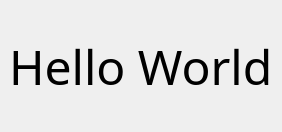
<?xml version="1.0" encoding="UTF-8"?>
<ui version="4.0">
 <class>MainWindow</class>
 <widget class="QMainWindow" name="MainWindow">
  <property name="geometry">
   <rect>
    <x>0</x>
    <y>0</y>
    <width>259</width>
    <height>132</height>
   </rect>
  </property>
  <property name="windowTitle">
   <string>MainWindow</string>
  </property>
  <widget class="QWidget" name="centralwidget">
   <layout class="QHBoxLayout" name="horizontalLayout">
    <item>
     <widget class="QLabel" name="label">
      <property name="font">
       <font>
        <family>Sans Serif</family>
        <pointsize>36</pointsize>
       </font>
      </property>
      <property name="text">
       <string>Hello World</string>
      </property>
     </widget>
    </item>
   </layout>
  </widget>
 </widget>
 <resources/>
 <connections/>
</ui>
